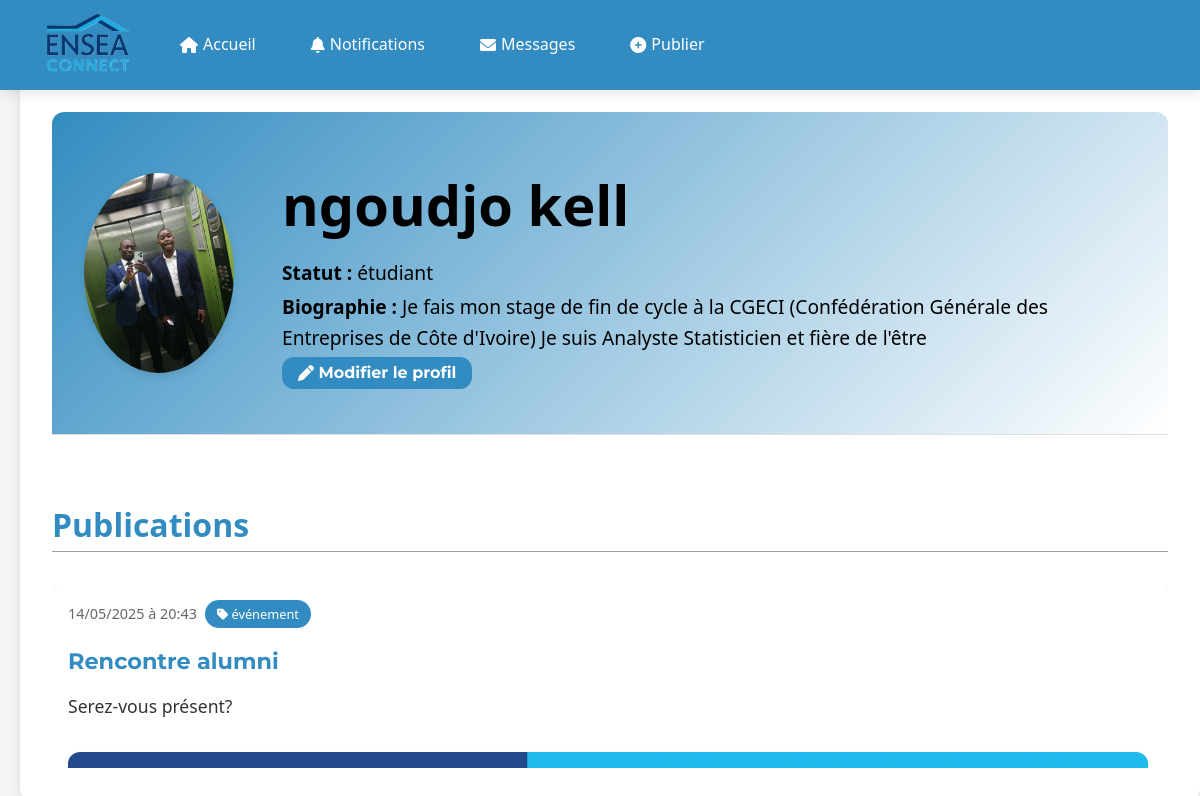
Screenshot of /profil/1 (signed in) with the database file from the repository.
### models.py (models this page shows)
class Utilisateur(UserMixin, db.Model):
    id = db.Column(db.Integer, primary_key=True)
    nom = db.Column(db.String(100), nullable=False)
    email = db.Column(db.String(120), unique=True, nullable=False)
    mot_de_passe = db.Column(db.String(200), nullable=False)
    bio = db.Column(db.Text, default="")
    statut = db.Column(db.String(20), nullable=False, default="étudiant")
    photo = db.Column(db.String(255))

class Publication(db.Model):
    id = db.Column(db.Integer, primary_key=True)
    titre = db.Column(db.String(200))
    texte = db.Column(db.Text)
    url = db.Column(db.String(300))
    media = db.Column(db.String(200))
    file_size = db.Column(db.BigInteger, nullable=True)  # Nouveau champ pour la taille du fichier en octets
    auteur_id = db.Column(db.Integer, db.ForeignKey('utilisateur.id'))
    date_post = db.Column(db.DateTime, nullable=False)
    catégorie = db.Column(db.String(50))
    votes = db.Column(db.Integer, default=0)
    auteur = db.relationship('Utilisateur', backref='publications', lazy=True)

### routes/auth.py (the view)
@bp.route('/profil/<int:id>')
def profil(id):
    utilisateur = Utilisateur.query.get_or_404(id)
    publications = Publication.query.filter_by(auteur_id=utilisateur.id).order_by(Publication.date_post.desc()).all()
    return render_template('profil.html', utilisateur=utilisateur, publications=publications)

### app.py (called while the page is built)
@login_manager.user_loader
def load_user(user_id):
    from models import Utilisateur
    return Utilisateur.query.get(int(user_id))

@app.context_processor
def inject_now():
    return {'current_year': datetime.now().year}

@app.context_processor
def inject_nb_messages():
    if current_user.is_authenticated:
        nb = Message.query.filter_by(destinataire_id=current_user.id, lu=False).count()
        return {'nb_nouveaux_messages': nb}
    return {'nb_nouveaux_messages': 0}

@app.context_processor
def inject_notifs():
    if current_user.is_authenticated:
        nb = Notification.query.filter_by(utilisateur_id=current_user.id, lu=False).count()
        return {'nb_notifications': nb}
    return {'nb_notifications': 0}

### templates/profil.html (shortened to what this page needs)
{% extends 'base.html' %}
{% block head %}
    <link rel="stylesheet" href="{{ url_for('static', filename='css/style_linkedin.css') }}">
    <link rel="stylesheet" href="{{ url_for('static', filename='css/style_profil.css') }}">
    <link rel="stylesheet" href="{{ url_for('static', filename='css/style_index.css') }}">
{% endblock %}
{% block content %}
    <div class="profil-container" style="padding: 2rem;">
        <div class="profil-header">
            <img src="{{ url_for('static', filename='uploads/' + utilisateur.photo) }}" alt="Photo de profil" class="profil-photo">
            <div class="profil-infos">
                <h2>{{ utilisateur.prenom }} {{ utilisateur.nom }}</h2>
                <p><strong>Statut :</strong> {{ utilisateur.statut }}</p>
                <p><strong>Biographie :</strong> {{ utilisateur.bio or "Aucune biographie disponible." }}</p>
                {% if current_user.id == utilisateur.id %}
                    <a href="{{ url_for('users.edit_profile') }}" class="btn-primaryly"><i class="fas fa-pen"></i>   Modifier le profil</a>
                {% endif %}
            </div>
        </div>
        <div class="avant-pub">
            <h3 style="color: #328CC1; font-size: 2rem;">Publications</h3>
            <hr class="profile-separator">
        </div>
        <div class="publications">
            {% if publications %}
                {% for pub in publications %}
                    <article class="card">
                        <div class="card-header">
                            <span class="card-date">{{ pub.date_post.strftime('%d/%m/%Y à %H:%M') }}</span>
                            <span class="category-tag">
                                <i class="fas fa-tag"></i>   {{ pub.catégorie }}
                            </span>
                        </div>
                        {% if pub.titre %}
                            <h3 class="card-title">{{ pub.titre }}</h3>
                        {% endif %}
                        {% if pub.texte %}
                            <div class="card-content">{{ pub.texte }}</div>
                        {% endif %}
                        {% if pub.media %}
                            {% set ext = pub.media.split('.')[-1].lower() %}
                            <div class="media-container">
                                {% if ext in ['jpg', 'jpeg', 'png', 'gif'] %}
                                    <img src="{{ url_for('static', filename='uploads/' + pub.media) }}" class="card-media">
                                {% elif ext in ['mp4', 'webm', 'ogg'] %}
                                    <video class="card-media" controls>
                                        <source src="{{ url_for('static', filename='uploads/' + pub.media) }}" type="video/{{ ext }}">
                                        Vidéo non supportée.
                                    </video>
                                {% elif ext in ['mp3', 'wav'] %}
                                    <audio controls class="card-media">
                                        <source src="{{ url_for('static', filename='uploads/' + pub.media) }}" type="audio/{{ ext }}">
                                        Audio non supporté.
                                    </audio>
                                {% endif %}
                            </div>
                        {% endif %}
                    </article>
                {% endfor %}
            {% endif %}
        </div>
    </div>
{% endblock %}

### static/css/style.css (style rules this page uses)
:root { --primary: #33b7eb; --secondary: #328CC1; --accent: #FFD700; --light: #F5F5F5; --white: #FFFFFF; --dark: #333333; --danger: #D64045; --shadow: 0 4px 12px rgba(0, 0, 0, 0.1); --radius: 12px; --transition: all 0.3s ease; }
* { margin: 0; padding: 0; box-sizing: border-box; }
body { display: flex; justify-content: left; padding: 0; height: 100%; flex: 1; flex-direction: column; font-family: 'Open Sans', sans-serif; line-height: 1.6; color: var(--dark); background-color: var(--light); min-height: 100vh; font-size: 1.1rem; }
.card { background-color: var(--white); border-radius: var(--radius); box-shadow: var(--shadow); padding: 1.5rem; margin-bottom: 1.5rem; transition: var(--transition); opacity: 0; top: 110px; position: sticky; animation: fadeIn 0.5s ease forwards; }
.card-header { display: flex; align-items: center; gap: 0.5rem; margin-bottom: 1rem; }
.card-date { color: #666; font-size: 0.9rem; }
.card-title { font-family: 'Montserrat', sans-serif; font-size: 2rem; margin-bottom: 0.5rem; color: var(--secondary); }
.card-content { margin-bottom: 1rem; color: var(--dark); }
.card-media { margin: 1rem 0; max-width: 100%; border-radius: var(--radius); object-fit: cover; }
.category-tag { background-color: var(--secondary); color: var(--white); padding: 0.25rem 0.75rem; border-radius: 20px; font-size: 0.8rem; transition: var(--transition); }

### static/css/style_linkedin.css (style rules this page uses)
html, body { margin: 0; padding: 0; font-family: 'Segoe UI', sans-serif; background-color: #f5f5f5; color: #333; height: 100%; }
body { display: flex; flex-direction: column; justify-content: left; flex: 1; min-height: 100vh; font-size: 1.1rem; padding-top: 80px; padding-left: 20px; }
.btn-primaryly { background-color: var(--secondary); color: var(--white); border: none; padding: 0.4rem 1rem; border-radius: var(--radius); cursor: pointer; font-family: 'Montserrat', sans-serif; font-size: 1rem; font-weight: bold; transition: var(--transition); text-decoration: none; }

### rows the page displays
Utilisateur: photo (picture), nom "ngoudjo kell", statut "étudiant", bio "Je fais mon stage de fin de cycle à la CGECI (Confédération Générale des Entreprises de Côte d'Ivoire) Je suis Analyste Statisticien et fière de l'être"
Publication: date_post "14/05/2025 à 20:43", catégorie "événement", titre "Rencontre alumni", texte "Serez-vous présent?", media (picture)
